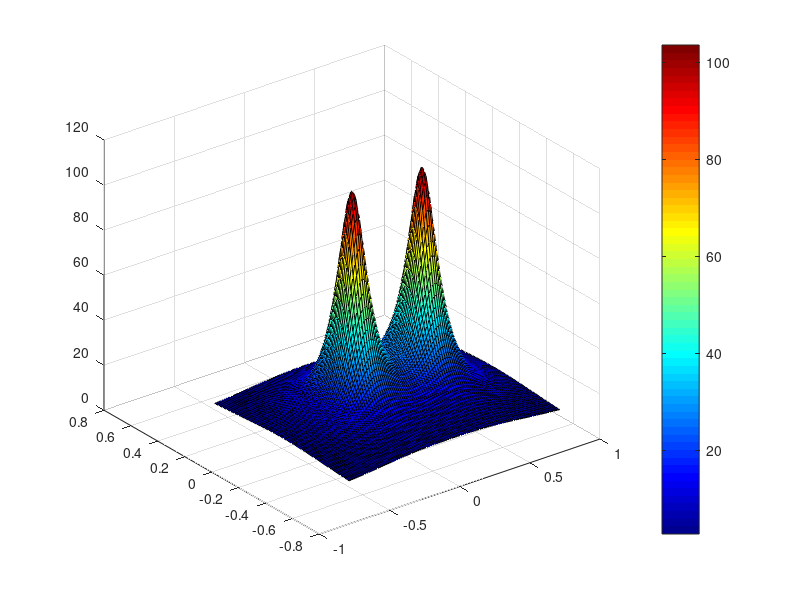
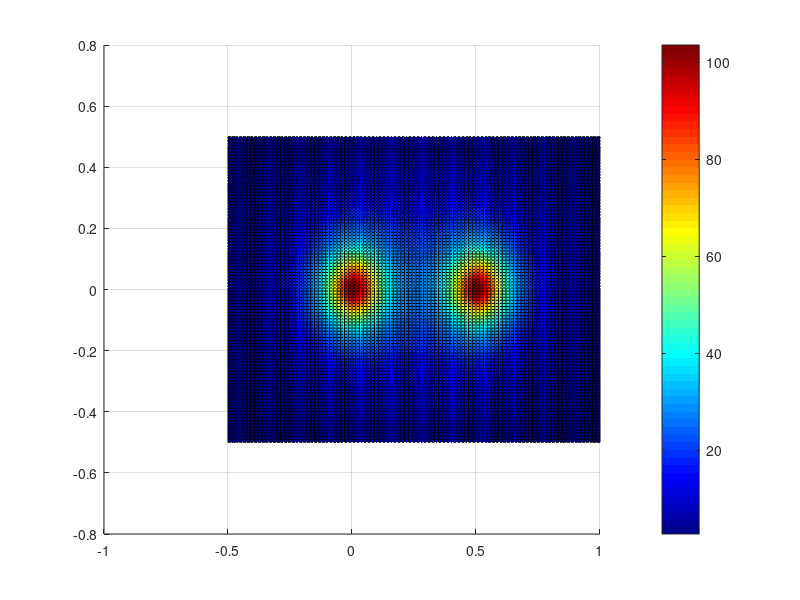
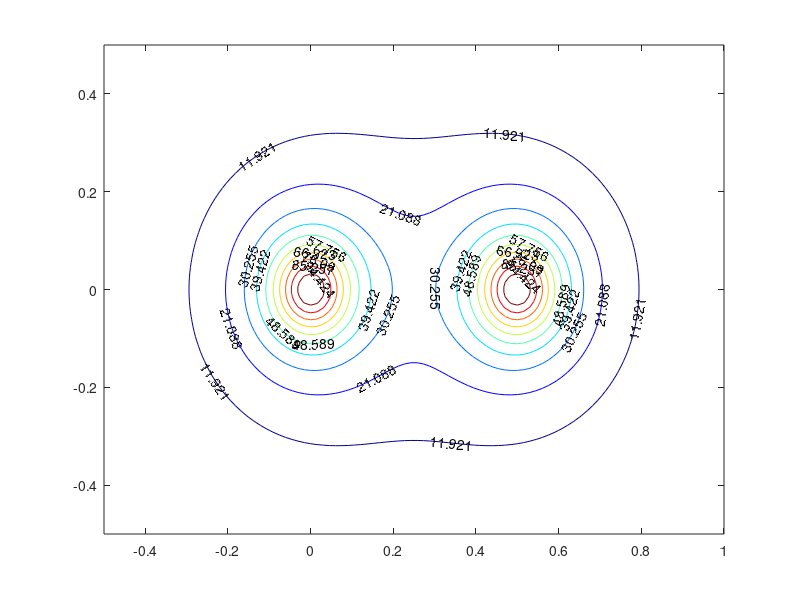

These figures' MATLAB source, in order:

%Raster:
%linspace(anfang,ende,anzahl der punkte)
k=100;
x=linspace(-0.5,1,k);
y=linspace(-0.5,0.5,k);

F=@(x,y)(x.^2+y.^2+10^-2).^-1 + ((x-0.5).^2+y.^2+10^-2).^-1

[X,Y]=meshgrid(x,y);

Z=F(X,Y);
mesh(X,Y,Z);
figure(1)
surf(X,Y,Z);
colormap(jet);
colorbar;

figure(2);
surf(X,Y,Z);
view(2);
colorbar;
colormap(jet);

figure(3); %aequipotenziallinien
contour(X,Y,Z,'ShowText','on');
%contour(X,Y,Z,'ShowText','off');
colormap(jet);


